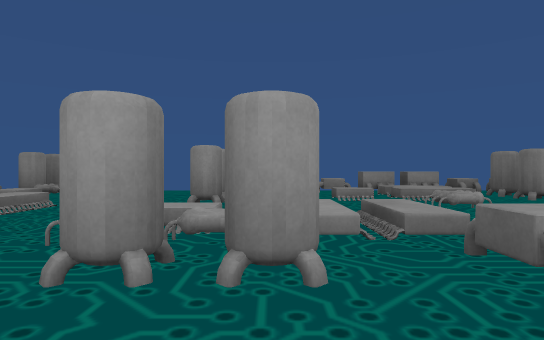
[1] (above)

24 first-person views from a walk through a Unity game level. The camera is 0.64 m above the floor, looks level and sees 75° across. The floor is counted in squares, 1 m on a side. Each view is taken from the middle of a square. On the plan, view 1 faces up. The plan holds only what a view shows up to about 10 squares ahead; the rest is blank. The place goes on beyond the plan. The player character is not drawn.

[2]
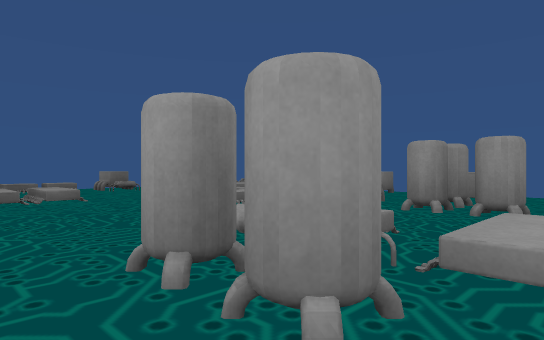

[3]
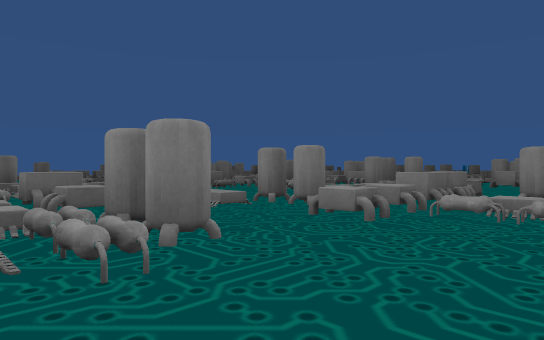

[4]
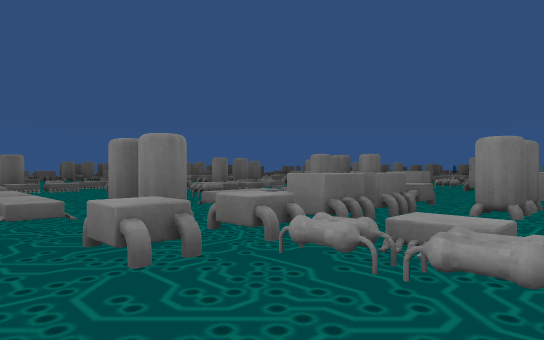

[5]
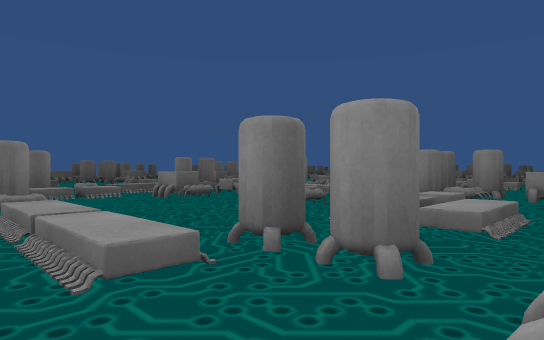

[6]
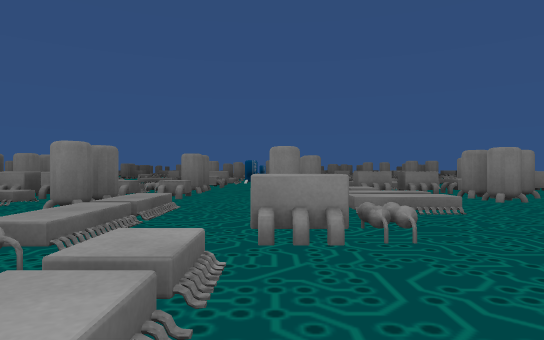

[7]
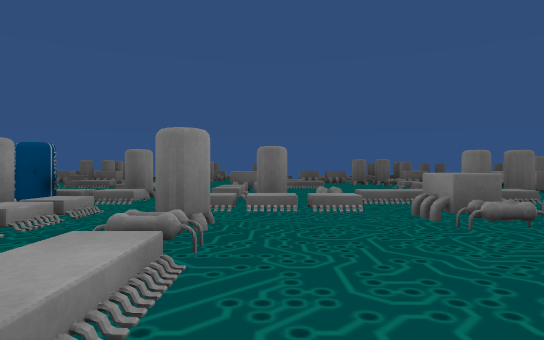

[8]
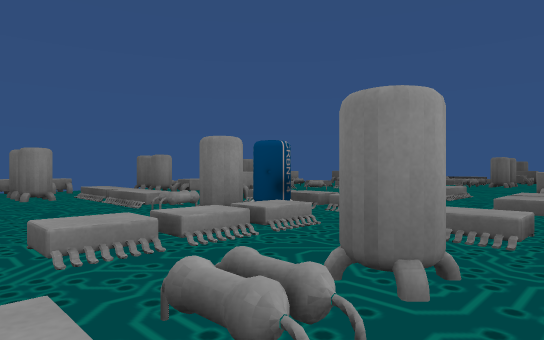

[9]
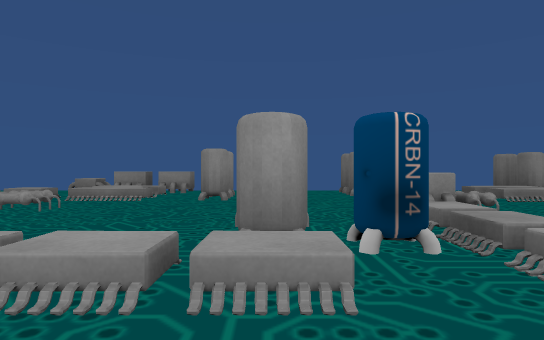

[10]
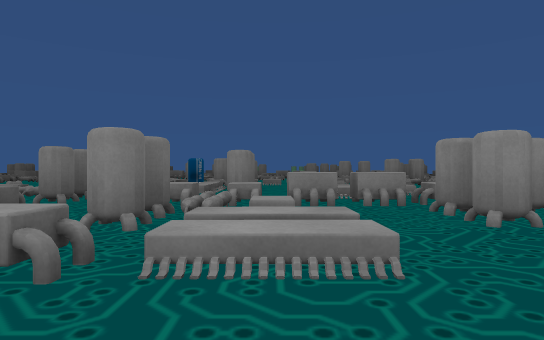

[11]
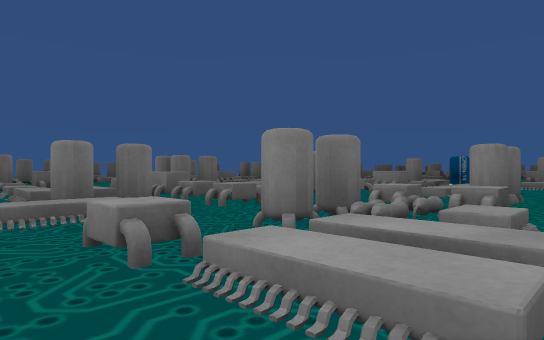

[12]
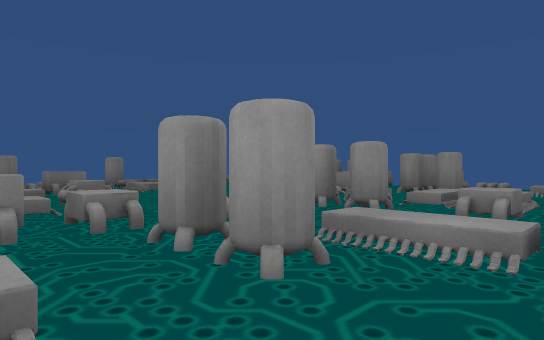

[13]
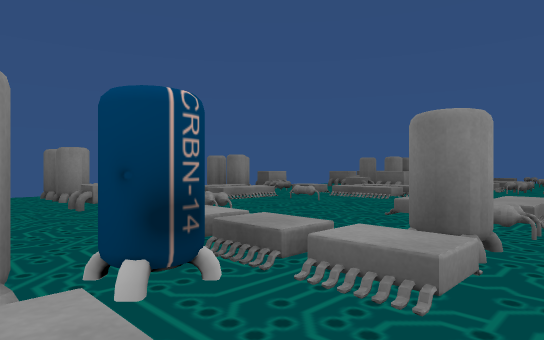

[14]
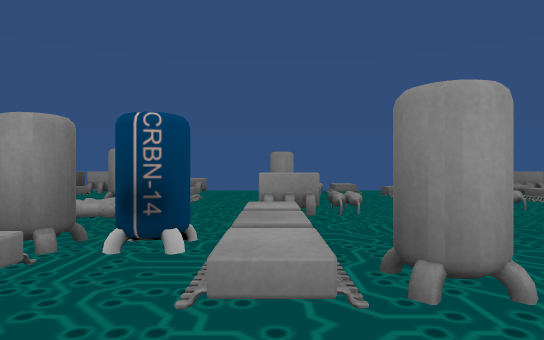

[15]
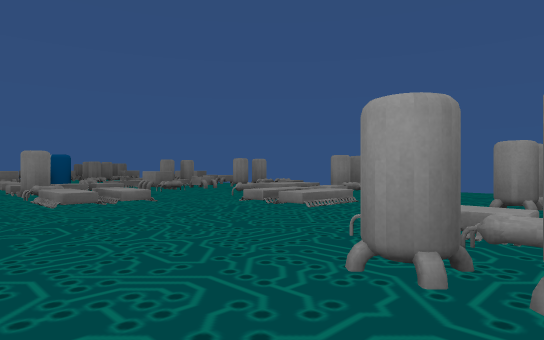

[16]
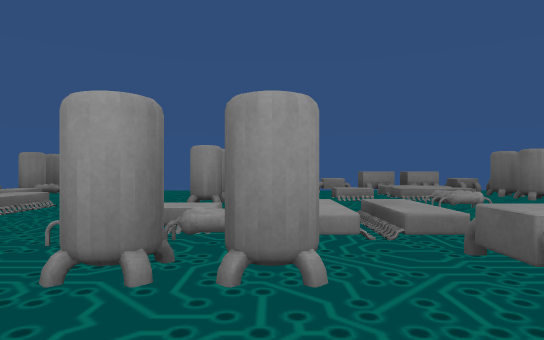

[17]
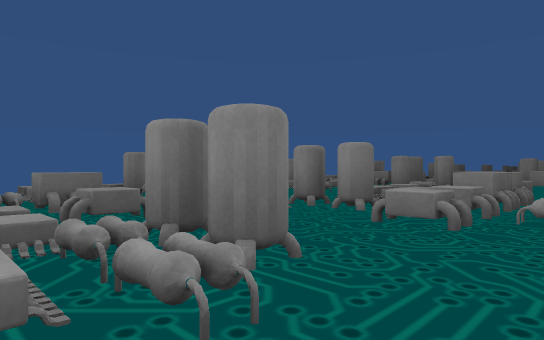

[18]
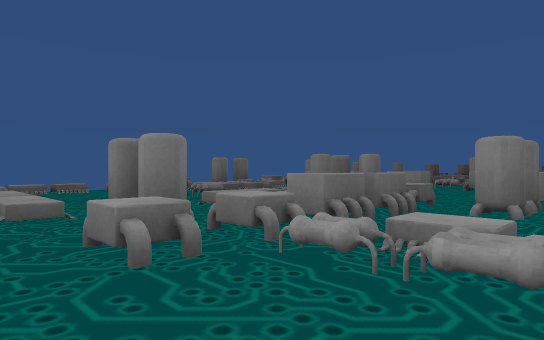

[19]
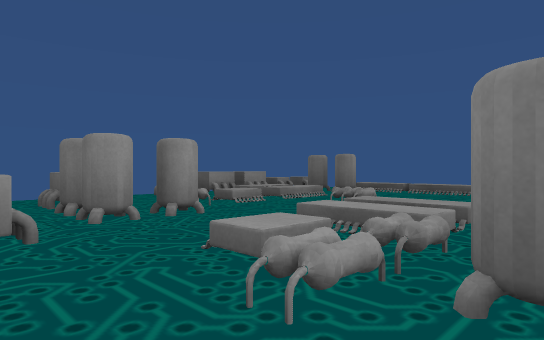

[20]
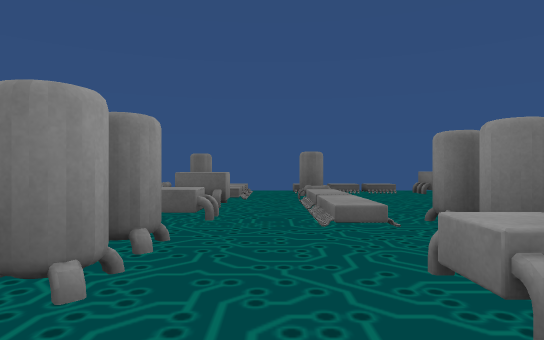

[21]
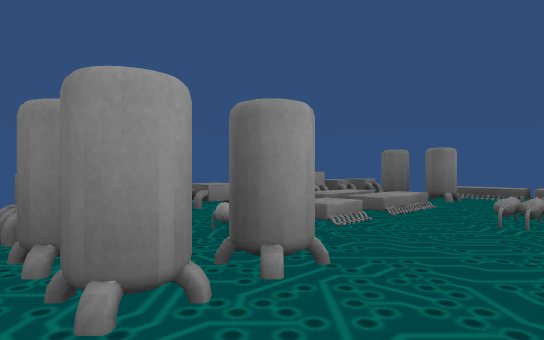

[22]
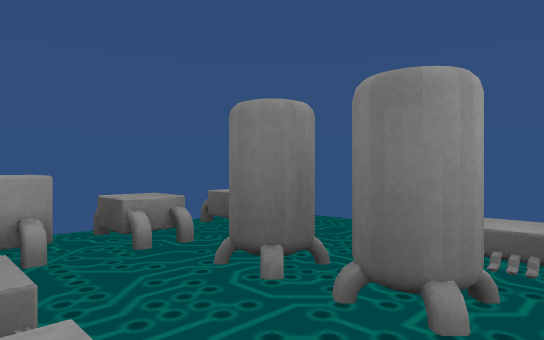

[23]
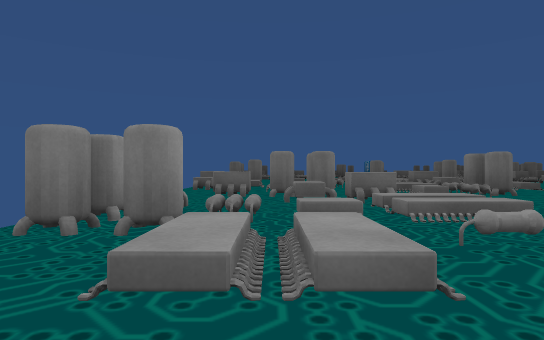

[24]
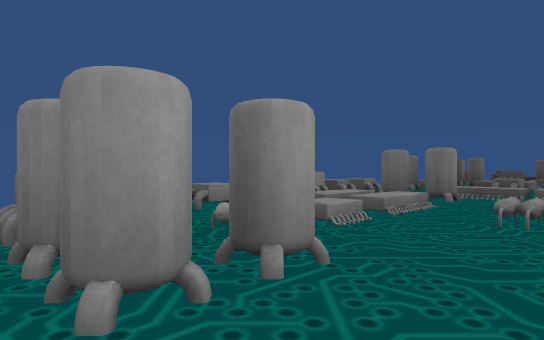

### Floor plan
Key: @ floor where view 1 was taken; # wall or solid block; . floor; O other object.
Columns run from 10 left of view 1 to 27 right of it. Each row starts with its distance up from view 1.
 11     #      ##                  #######
 10     OOO  ###OOOOOO.O O  O    ###OOOOOO
  9  .OOOO   O   OO.O..O#.OOO    O   OO.O
  8 ..OO.O ##OOOOOO.O#....OO.O  #OOOOOO.O#
  7  .OO.O O#OO......O.O .OO.O  #OO......O
  6   .O.OOO#....O...O. O..O.OOO#....O...O
  5  ....OO...OO.....O.OO....OO...OO.. ..O
  4  ........OOOO....O.O.........OOOO  . O
  3   OO....OOO.#OO..OOO..OO....OOO.#OO. O
  2   OO.....OO.OO OOO.OOOOO.....OO.OO#OOO
  1     ..................................
  0   O#O...#O@#OOOOO.O.OOO   ..#O.#OOOOOO
 -1     #.OOOOOO......OO      OOOOOO     O
 -2     OO O#O........OO       O#O#      O
 -3     OO  #OOO....O# O        #OOO#   ##
 -4         #OOO.O..OO O        #OOO#
 -5        O#O O..OO#O O##OOO  O#O O
 -6        O##.O..OOO###O#OOOOOO##
 -7        O   OO..OOO. O OO   O
 -8           OOO..OOO.OOOOO      OO
 -9              ###O#.#O###
-10             OOOOOO.OOO
-11              OO#O  O#

Positions as (right, up) in squares from view 1, and headings:
1: (0, 0), facing up
2: (1, 1), facing up-left
3: (-4, 4), facing down-right
4: (-4, 1), facing down-right
5: (-1, 1), facing down-right
6: (7, 0), facing down
7: (2, -1), facing right
8: (4, -1), facing up-right
9: (7, 0), facing up
10: (5, -3), facing down
11: (4, -4), facing down-right
12: (3, -3), facing up-left
13: (7, 1), facing up-right
14: (9, 0), facing up
15: (20, 0), facing up-left
16: (20, 0), facing up
17: (17, 4), facing down-right
18: (16, 1), facing down-right
19: (17, 2), facing up-right
20: (17, 1), facing right
21: (18, 5), facing up-right
22: (24, 7), facing up-right
23: (-10, 8), facing right
24: (-2, 5), facing up-right
